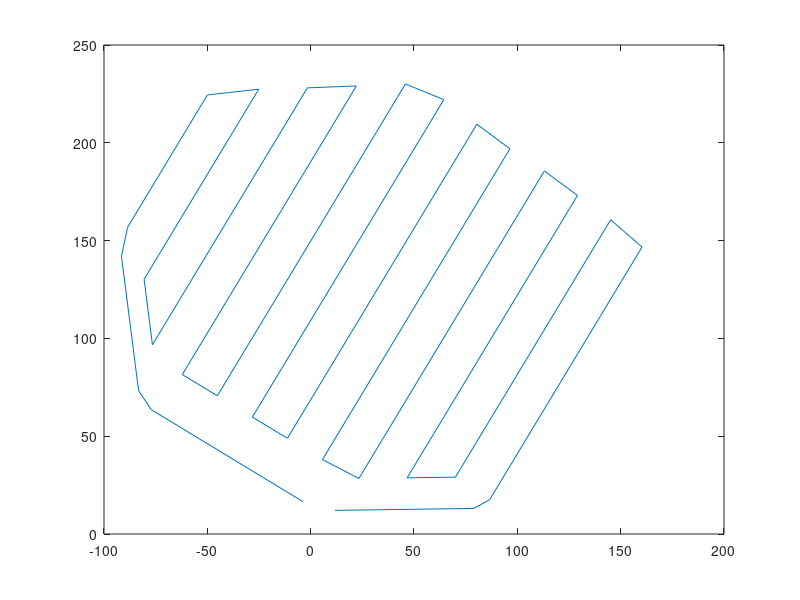
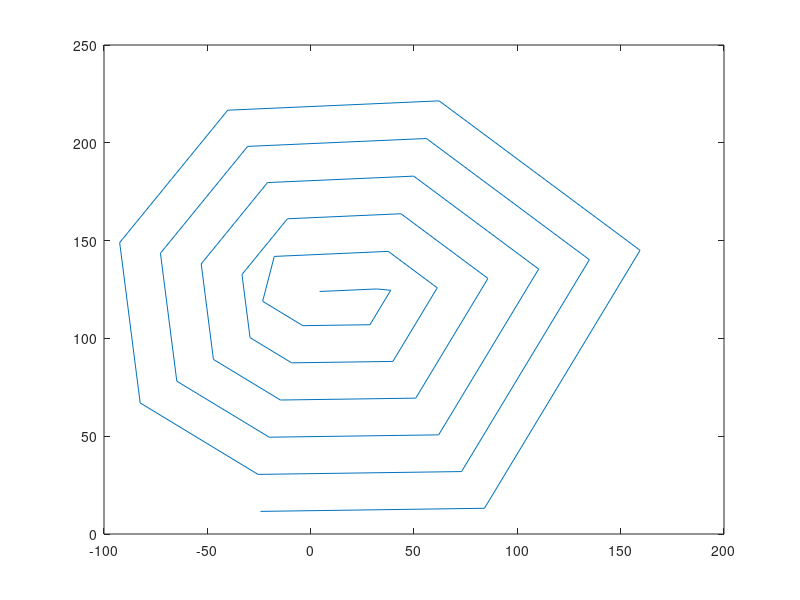
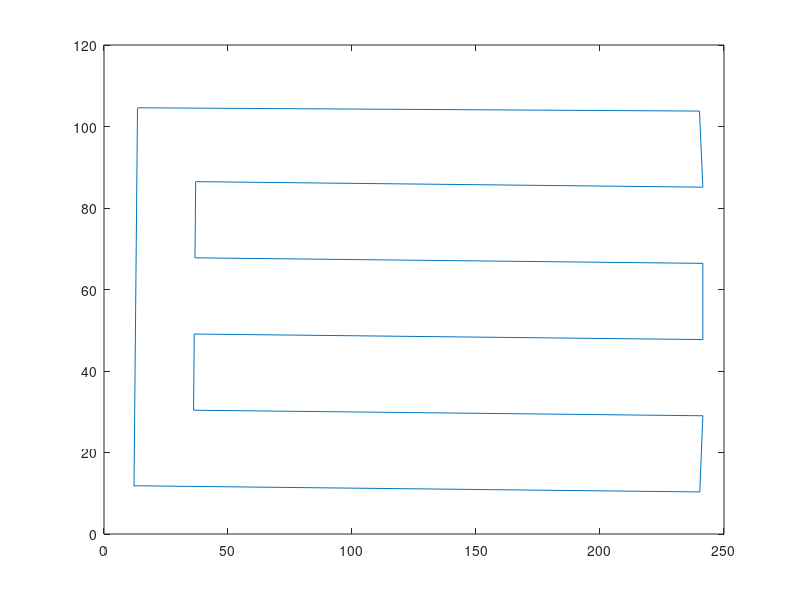
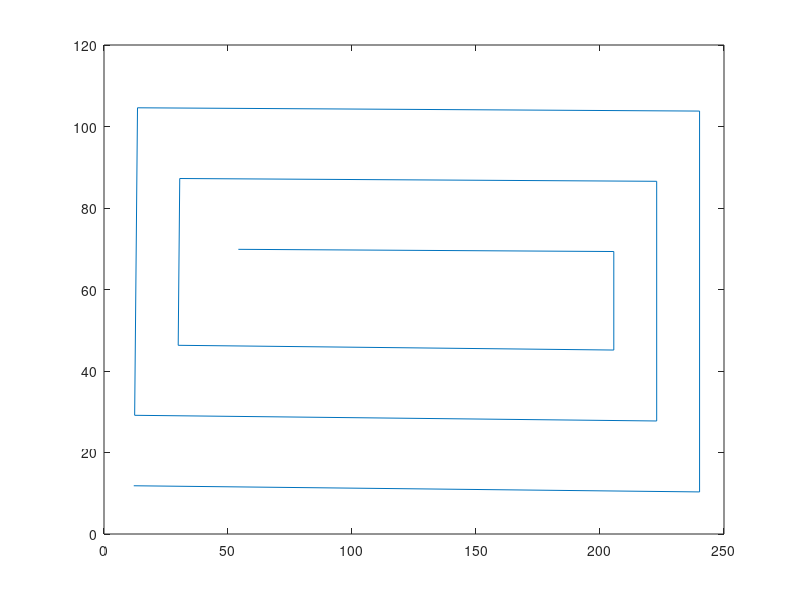

Write MATLAB code to recreate these figures, in order.
load('waypoints.mat');

figure(1);
axis equal
plot(waypointsBF_poligono(:,1), waypointsBF_poligono(:,2));

figure(2);
axis equal
plot(waypointsSpiral_poligono(:,1), waypointsSpiral_poligono(:,2));

figure(3);
plot(waypointsBF_retangulo(:,1), waypointsBF_retangulo(:,2));

figure(4);
plot(waypointsSpiral_retangulo(:,1), waypointsSpiral_retangulo(:,2));